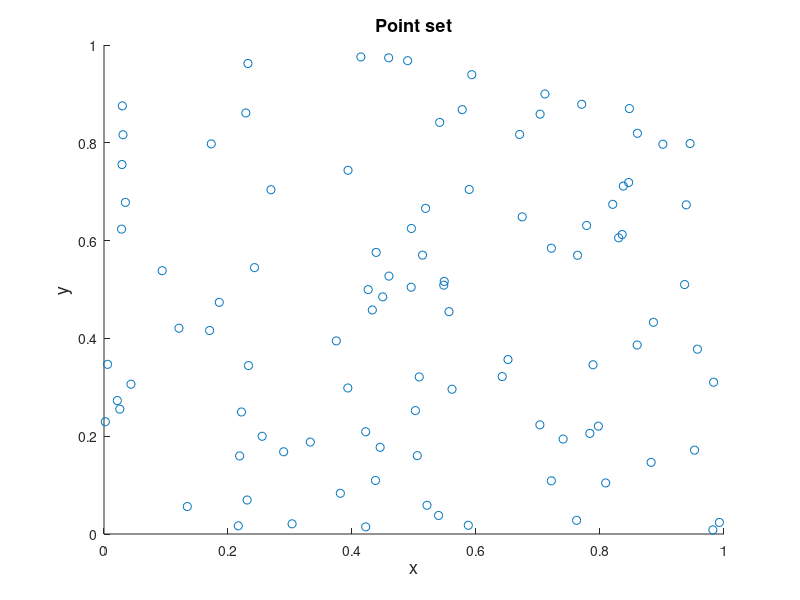

MATLAB code for this plot: (Note: this script raises an error after producing the figure.)
%% Verification of the convex hull algorithm in 2-dimensional space

%% Initial data
% Set the random number generator.
rng(1);
%% 
% Set the points the convex hull of which is to be calculated.
points=rand(100,2);
%%
% Plot the point set.
figure('Name','Point set','NumberTitle','off')
scatter(points(:,1),points(:,2))
xlabel('x','FontSize',13);
ylabel('y','FontSize',13);
title('Point set','FontSize',13)

%% Processing
% Find the point identities defining each facet of the convex hull of the
% point set with the new algorithm.
chull1=convhull_nd(points);
%%
% Find the point identities defining each facet of the convex hull of the
% point set with the algorithm provided by MATLAB.
chull2=convhulln(points,{'Qt','Qx'});
%% Verification
% *Error check 1: hull sizes*
%%
% Find the number of facets consisting the convex hull calculated by the
% new algorithm.
hfacets=size(chull1,1);
%%
% Find the number of facets consisting the convex hull calculated by the
% algorithm provided by MATLAB
cfacets=size(chull2,1);
%%
% Check if the number of facets consisting the two calculated convex hulls
% is the same. If this is not the case, throw an error.
if cfacets~=hfacets
    error('The number of facets does not match the true solution.');
end
%%
% *Error check 2: duplicate facets*
%%
% $d$ is the dimension of the problem.
d=size(points,2);
%%
% Loop over all facets in pairs, such that each facet pair contains two
% different facets. For each pair, the facets of which are defined by $d$
% points each, check if the two facets contain $d$ common points. If so,
% this means that the two facets are defined by the same points, therefore
% the two facets of the pair are identical. There must not be any duplicate
% facets, so if a pair is found having two identical facets, throw an
% error.
for i=1:hfacets
    for j=i+1:hfacets
        if nnz(ismember(chull1(i,:),chull1(j,:)))==d
            error('Duplicate hull facet.')
        end
    end
end
%%
% *Error check 3: true solution*
%%
% For each facet ($i$) of the convex hull calculated by the new algorithm,
% loop over all facets ($j$) consisting the convex hull calculated by the
% algorithm provided by MATLAB, and check if the points defining facet $i$
% and the points defining facet $i$ are common. This must happen exactly
% one time, since the faces defining the two convex hulls are unique
% according to the above check 2, and their number is the same according to
% the above check 1, namely the $count$ parameter can take the values $0$
% or $1$. If no $j$ th facet identical to $i$ th facet is encountered, then
% the $count$ parameter will remain $0$, otherwise it will be set equal to
% $1$. If the $count$ parameter remains equal to $0$, throw an error.
for i=1:hfacets
    facet1=chull1(i,:);
    count=0;
    for j=1:cfacets
        facet2=chull2(j,:);
        if nnz(ismember(facet1,facet2))==d
            count=1;
        end
    end
    if ~count
        error(['Facet(' num2str(i) ') = [' num2str(facet1) '] is not in the true solution.'])
    end
end
%% Plots
% *Plot the convex hull of the point set calculated with the new
% algorithm.*
%%
% Find the first and the second point identity of each edge of the convex
% hull.
node1=chull1(:,1);
node2=chull1(:,2);
%%
% Find the x and y coordinates of the first and second point of each
% edge of the convex hull.
x1=points(node1,1);
x2=points(node2,1);
y1=points(node1,2);
y2=points(node2,2);
%%
% Arrange the coordinate data.
X1=[x1,x2]';
Y1=[y1,y2]';
%%
% Plot the convex hull.
figure('Name','Convex hull with the new algorithm','NumberTitle','off')
line(X1,Y1,'marker','.','markersize',20,'markeredgecolor',[1 0.5 0],...
    'linestyle','-', 'linewidth',2,'color','blue');
xlabel('x','FontSize',13);
ylabel('y','FontSize',13);
title('Convex hull with the new algorithm','FontSize',13)
%%
% *Plot the convex hull of the point set calculated with the algorithm
% provided by MATLAB.*
%%
% Find the first and the second point identity of each edge of the convex
% hull.
node1=chull2(:,1);
node2=chull2(:,2);
%%
% Find the x and y coordinates of the first and second point of each
% edge of the convex hull.
x1=points(node1,1);
x2=points(node2,1);
y1=points(node1,2);
y2=points(node2,2);
%%
% Arrange the coordinate data.
X1=[x1,x2]';
Y1=[y1,y2]';
%%
% Plot the convex hull.
figure('Name','Convex hull with MATLAB algorithm','NumberTitle','off')
line(X1,Y1,'marker','.','markersize',20,'markeredgecolor',[1 0.5 0],...
    'linestyle','-', 'linewidth',2,'color','blue');
xlabel('x','FontSize',13);
ylabel('y','FontSize',13);
title('Convex hull with MATLAB algorithm','FontSize',13)

%% Contact author
%
%  (c) 2024 by George Papazafeiropoulos
%  First Lieutenant, Infrastructure Engineer, Hellenic Air Force
%  Civil Engineer, M.Sc., Ph.D. candidate, NTUA
%
% Email: gpapazafeiropoulos@yahoo.gr
%
% Website: http://users.ntua.gr/gpapazaf/
%


